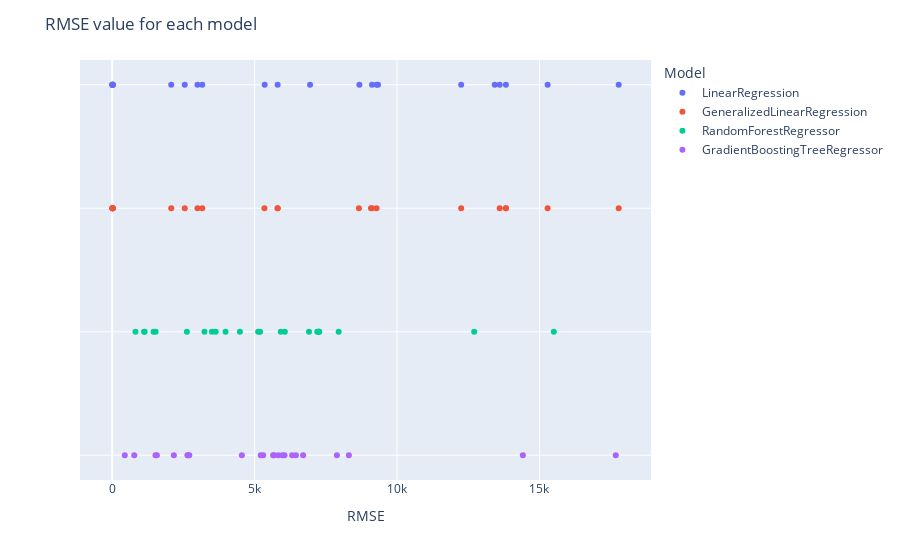

Source (notebook cell):
### Code cell
scatter_plot(train_valid_results, "RMSE", "Model", "RMSE value for each model")

### Figure 1 — Plotly figure (JSON) as saved in the notebook; plotly's stock layout.template omitted (floating-point values rounded to 4 significant figures)
{"data": [{"hovertemplate": "Model=%{y}<br>RMSE=%{x}<extra></extra>", "legendgroup": "LinearRegression", "marker": {"color": "#636efa", "symbol": "circle"}, "mode": "markers", "name": "LinearRegression", "orientation": "h", "showlegend": true, "type": "scatter", "x": [17.96, 10.66, 17780.0, 2072.0, 5808.0, 13600.0, 6946.0, 22.96, 11.14, 12250.0, 2548.0, 9120.0, 9280.0, 9332.0, 3.302, 6.209, 2993.0, 3161.0, 13820.0, 15290.0, 5353.0, 13430.0, 8678.0], "xaxis": "x", "y": ["LinearRegression", "LinearRegression", "LinearRegression", "LinearRegression", "LinearRegression", "LinearRegression", "LinearRegression", "LinearRegression", "LinearRegression", "LinearRegression", "LinearRegression", "LinearRegression", "LinearRegression", "LinearRegression", "LinearRegression", "LinearRegression", "LinearRegression", "LinearRegression", "LinearRegression", "LinearRegression", "LinearRegression", "LinearRegression", "LinearRegression"], "yaxis": "y"}, {"hovertemplate": "Model=%{y}<br>RMSE=%{x}<extra></extra>", "legendgroup": "GeneralizedLinearRegression", "marker": {"color": "#EF553B", "symbol": "circle"}, "mode": "markers", "name": "GeneralizedLinearRegression", "orientation": "h", "showlegend": true, "type": "scatter", "x": [17.96, 10.66, 17780.0, 2072.0, 5808.0, 13600.0, 5808.0, 22.96, 11.14, 12250.0, 2548.0, 9120.0, 9280.0, 9084.0, 3.302, 6.209, 2993.0, 3161.0, 13820.0, 15290.0, 5344.0, 13820.0, 8662.0], "xaxis": "x", "y": ["GeneralizedLinearRegression", "GeneralizedLinearRegression", "GeneralizedLinearRegression", "GeneralizedLinearRegression", "GeneralizedLinearRegression", "GeneralizedLinearRegression", "GeneralizedLinearRegression", "GeneralizedLinearRegression", "GeneralizedLinearRegression", "GeneralizedLinearRegression", "GeneralizedLinearRegression", "GeneralizedLinearRegression", "GeneralizedLinearRegression", "GeneralizedLinearRegression", "GeneralizedLinearRegression", "GeneralizedLinearRegression", "GeneralizedLinearRegression", "GeneralizedLinearRegression", "GeneralizedLinearRegression", "GeneralizedLinearRegression", "GeneralizedLinearRegression", "GeneralizedLinearRegression", "GeneralizedLinearRegression"], "yaxis": "y"}, {"hovertemplate": "Model=%{y}<br>RMSE=%{x}<extra></extra>", "legendgroup": "RandomForestRegressor", "marker": {"color": "#00cc96", "symbol": "circle"}, "mode": "markers", "name": "RandomForestRegressor", "orientation": "h", "showlegend": true, "type": "scatter", "x": [3979.0, 3501.0, 5916.0, 4483.0, 7199.0, 7949.0, 6909.0, 3634.0, 3240.0, 6060.0, 5191.0, 7260.0, 7265.0, 7246.0, 1452.0, 816.7, 1117.0, 2621.0, 12710.0, 1139.0, 5124.0, 15500.0, 1525.0], "xaxis": "x", "y": ["RandomForestRegressor", "RandomForestRegressor", "RandomForestRegressor", "RandomForestRegressor", "RandomForestRegressor", "RandomForestRegressor", "RandomForestRegressor", "RandomForestRegressor", "RandomForestRegressor", "RandomForestRegressor", "RandomForestRegressor", "RandomForestRegressor", "RandomForestRegressor", "RandomForestRegressor", "RandomForestRegressor", "RandomForestRegressor", "RandomForestRegressor", "RandomForestRegressor", "RandomForestRegressor", "RandomForestRegressor", "RandomForestRegressor", "RandomForestRegressor", "RandomForestRegressor"], "yaxis": "y"}, {"hovertemplate": "Model=%{y}<br>RMSE=%{x}<extra></extra>", "legendgroup": "GradientBoostingTreeRegressor", "marker": {"color": "#ab63fa", "symbol": "circle"}, "mode": "markers", "name": "GradientBoostingTreeRegressor", "orientation": "h", "showlegend": true, "type": "scatter", "x": [2669.0, 2706.0, 5973.0, 4552.0, 5649.0, 8308.0, 5685.0, 2639.0, 2165.0, 6449.0, 5301.0, 6317.0, 7888.0, 6703.0, 774.9, 441.8, 1519.0, 6049.0, 17680.0, 1569.0, 5214.0, 14420.0, 5832.0], "xaxis": "x", "y": ["GradientBoostingTreeRegressor", "GradientBoostingTreeRegressor", "GradientBoostingTreeRegressor", "GradientBoostingTreeRegressor", "GradientBoostingTreeRegressor", "GradientBoostingTreeRegressor", "GradientBoostingTreeRegressor", "GradientBoostingTreeRegressor", "GradientBoostingTreeRegressor", "GradientBoostingTreeRegressor", "GradientBoostingTreeRegressor", "GradientBoostingTreeRegressor", "GradientBoostingTreeRegressor", "GradientBoostingTreeRegressor", "GradientBoostingTreeRegressor", "GradientBoostingTreeRegressor", "GradientBoostingTreeRegressor", "GradientBoostingTreeRegressor", "GradientBoostingTreeRegressor", "GradientBoostingTreeRegressor", "GradientBoostingTreeRegressor", "GradientBoostingTreeRegressor", "GradientBoostingTreeRegressor"], "yaxis": "y"}], "layout": {"legend": {"title": {"text": "Model"}, "tracegroupgap": 0}, "margin": {"t": 60}, "title": {"text": "RMSE value for each model"}, "xaxis": {"anchor": "y", "domain": [0, 1], "title": {"text": "RMSE"}}, "yaxis": {"anchor": "x", "categoryarray": ["GradientBoostingTreeRegressor", "RandomForestRegressor", "GeneralizedLinearRegression", "LinearRegression"], "categoryorder": "array", "domain": [0, 1], "showticklabels": false, "title": {"text": ""}}}}
